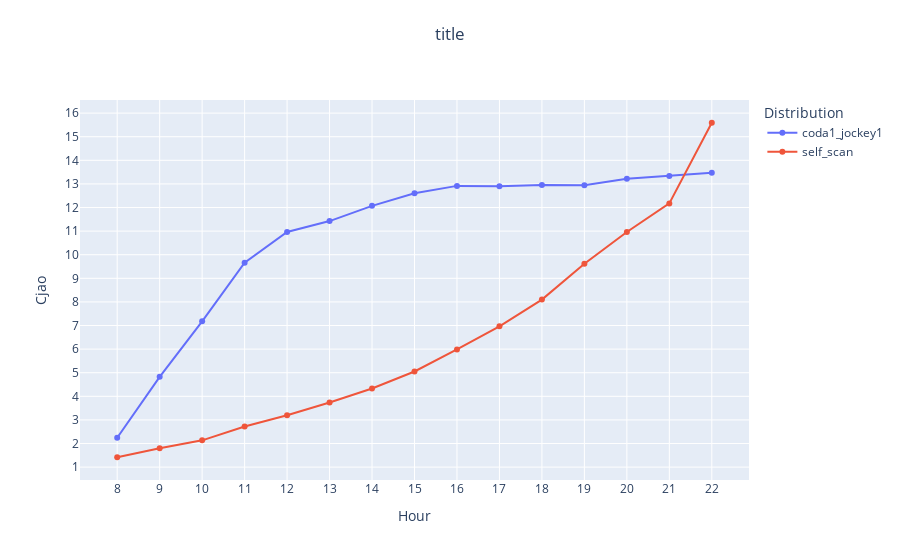

Notebook cell for this chart:
### Code cell
# Average waiting time
normalize = False

fig =  go.Figure()

fig = add_simulation_to_plot(fig, df_simulations, 'coda1_jockey1', "Avg_waiting_times_standard", normalize=normalize)
fig = add_simulation_to_plot(fig, df_simulations, 'self_scan', "Avg_waiting_times_self_scan", normalize=normalize)


fig = decorate_figure(fig,
    title="Average waiting time",
    y_axis_title="Value", dtick=1)
fig = fig.update_layout(
        title={
            'text': "title" ,
            'y':0.95,
            'x':0.5,
            'xanchor': 'center',
            'yanchor': 'top'},
        xaxis_title="Hour",
        yaxis_title="Cjao",
        legend_title="Distribution",
    )

fig.show()

### Figure 1 — Plotly figure (JSON) as saved in the notebook; plotly's stock layout.template omitted (floating-point values rounded to 4 significant figures)
{"data": [{"mode": "lines+markers", "name": "coda1_jockey1", "type": "scatter", "x": [8, 9, 10, 11, 12, 13, 14, 15, 16, 17, 18, 19, 20, 21, 22], "y": [2.245, 4.826, 7.18, 9.661, 10.97, 11.43, 12.07, 12.6, 12.92, 12.9, 12.96, 12.94, 13.22, 13.33, 13.47]}, {"mode": "lines+markers", "name": "self_scan", "type": "scatter", "x": [8, 9, 10, 11, 12, 13, 14, 15, 16, 17, 18, 19, 20, 21, 22], "y": [1.418, 1.802, 2.135, 2.721, 3.195, 3.74, 4.331, 5.053, 5.987, 6.968, 8.099, 9.618, 10.96, 12.17, 15.59]}], "layout": {"legend": {"title": {"text": "Distribution"}}, "title": {"text": "title", "x": 0.5, "xanchor": "center", "y": 0.95, "yanchor": "top"}, "xaxis": {"dtick": 1, "tick0": 0, "tickmode": "linear", "title": {"text": "Hour"}}, "yaxis": {"dtick": 1, "tick0": 0, "tickmode": "linear", "title": {"text": "Cjao"}}}}
